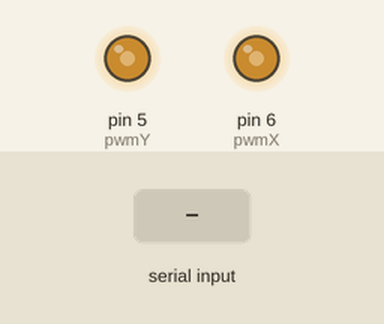
A sketch run on a simulated Arduino Uno, built with avr-gcc and run on an emulated ATmega328P. On the bench: output pins drawn as LEDs (lit = HIGH). The inputs (shaded band) are chosen by the test bench.

Above: at 1.2 s.
1.3 s: "d" received over Serial
At 1.8 s:
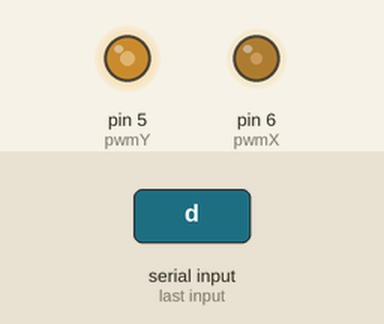
2.8 s: "s" received over Serial
At 4.0 s:
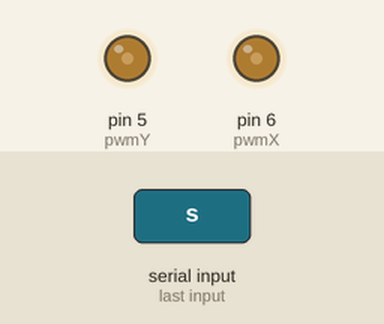
4.3 s: "a" received over Serial
At 5.3 s:
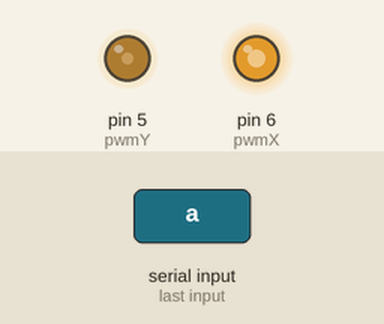
5.8 s: "1" received over Serial
At 6.4 s:
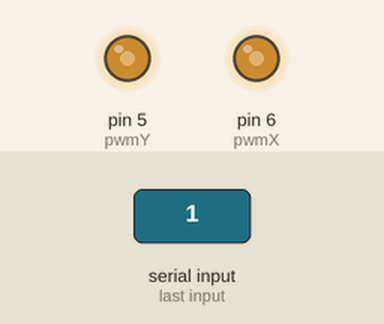
Timing chart, 0 to 8.3 s (numbered marks = the images above; inputs shaded):
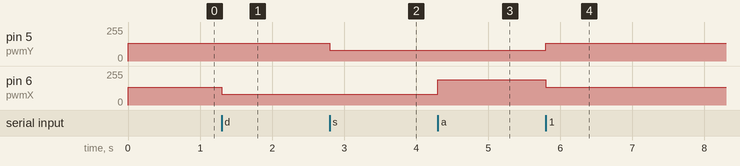

The sketch:

moving.ino
```cpp
const int pwmY = 5;
const int pwmX = 6;
char control;

void setup() {
  pinMode(pwmY, OUTPUT);
  pinMode(pwmX, OUTPUT);
  analogWrite(pwmY, 135);
  analogWrite(pwmX, 135);
  Serial.begin(9600);
}

void loop() {
  if (Serial.available() > 0) {
    control = Serial.read();

    switch (control) {
      case 'd':
        analogWrite(pwmX, 80);
        break;
      case 'a':
        analogWrite(pwmX, 190);
        break;
      case 'w':
        analogWrite(pwmY, 190);
        break;
      case 's':
        analogWrite(pwmY, 80);
        break;
      default:
        analogWrite(pwmY, 135);
        analogWrite(pwmX, 135);
        break;
    }
    delay(1000);
  }
}
```

Measured:
- after the input at 1.3 s, pin 6 (pwmX): 135/255 → 80/255 at once
- after the input at 2.8 s, pin 5 (pwmY): 135/255 → 80/255 at once
- after the input at 4.3 s, pin 6 (pwmX): 80/255 → 190/255 at once
- after the input at 5.8 s, pin 5 (pwmY): 80/255 → 135/255 at once; pin 6 (pwmX): 190/255 → 135/255 at once
